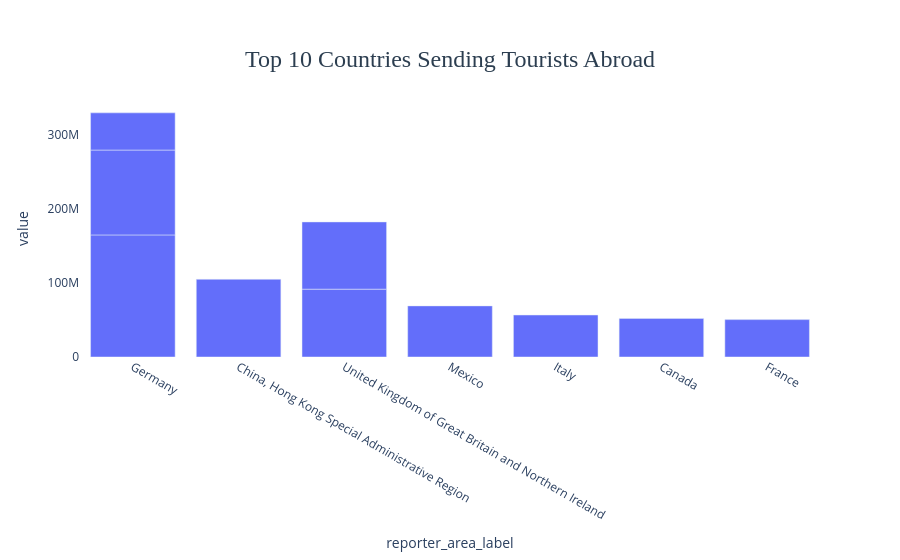

Source (notebook cell):
### Code cell
top10 = latest_data.sort_values("value", ascending=False).head(10)

fig = px.bar(
    top10,
    x="reporter_area_label",
    y="value",
    title="Top 10 Countries Sending Tourists Abroad",
)
fig.add_annotation(
    text="Powered by HAYYA MOROCCO AI",
    xref="paper",
    yref="paper",
    x=-0.06, 
    y=1.90,         
    showarrow=False,
    font=dict(size=13, color="orange"),
    xanchor="left",
    yanchor="bottom"
)
 
fig.add_annotation(
    text="المصدر: المنظمة العالمية للسياحة (UNWTO)",
    xref="paper",
    yref="paper",
    x=1,           
    y=-1.90,        
    showarrow=False,
    font=dict(size=13, color="gray"),
    xanchor="right",
    yanchor="top"
)
fig.update_layout(
    title={
        'text': "Top 10 Countries Sending Tourists Abroad",
        'x': 0.5,              
        'xanchor': 'center',    
        'yanchor': 'top',        
        'font': {
            'size': 24,         
            'color': '#2c3e50', 
            'family': 'Arial Black'  
        }
    }
)
fig.update_yaxes(
    tickvals=[0, 100000, 200000, 300000],
    ticktext=['0', '100M', '200M', '300M']
)
fig.update_yaxes(tickformat='.0f', ticksuffix=' M')
fig.update_layout(
    plot_bgcolor='rgba(0,0,0,0)',   
    paper_bgcolor='rgba(0,0,0,0)'    
)
fig.show()

### Figure 1 — Plotly figure (JSON) as saved in the notebook; plotly's stock layout.template omitted (floating-point values rounded to 4 significant figures)
{"data": [{"alignmentgroup": "True", "hovertemplate": "reporter_area_label=%{x}<br>value=%{y}<extra></extra>", "legendgroup": "", "marker": {"color": "#636efa", "pattern": {"shape": ""}}, "name": "", "offsetgroup": "", "orientation": "v", "showlegend": false, "textposition": "auto", "type": "bar", "x": ["Germany", "Germany", "China, Hong Kong Special Administrative Region", "United Kingdom of Great Britain and Northern Ireland", "United Kingdom of Great Britain and Northern Ireland", "Mexico", "Italy", "Canada", "France", "Germany"], "xaxis": "x", "y": [164526, 114397, 104700.0, 91430.0, 90610.0, 68890.0, 56586, 52002, 50378, 50129], "yaxis": "y"}], "layout": {"annotations": [{"font": {"color": "orange", "size": 13}, "showarrow": false, "text": "Powered by HAYYA MOROCCO AI", "x": -0.06, "xanchor": "left", "xref": "paper", "y": 1.9, "yanchor": "bottom", "yref": "paper"}, {"font": {"color": "gray", "size": 13}, "showarrow": false, "text": "المصدر: المنظمة العالمية للسياحة (UNWTO)", "x": 1, "xanchor": "right", "xref": "paper", "y": -1.9, "yanchor": "top", "yref": "paper"}], "autosize": true, "barmode": "relative", "legend": {"tracegroupgap": 0}, "paper_bgcolor": "rgba(0, 0, 0, 0)", "plot_bgcolor": "rgba(0, 0, 0, 0)", "title": {"font": {"color": "#2c3e50", "family": "Arial Black", "size": 24}, "text": "Top 10 Countries Sending Tourists Abroad", "x": 0.5, "xanchor": "center", "yanchor": "top"}, "xaxis": {"anchor": "y", "autorange": true, "domain": [0, 1], "range": [-0.5, 6.5], "title": {"text": "reporter_area_label"}, "type": "category"}, "yaxis": {"anchor": "x", "autorange": true, "domain": [0, 1], "range": [0, 346400.0], "tickformat": ".0f", "ticksuffix": " M", "ticktext": ["0", "100M", "200M", "300M"], "tickvals": [0, 100000, 200000, 300000], "title": {"text": "value"}, "type": "linear"}}}
